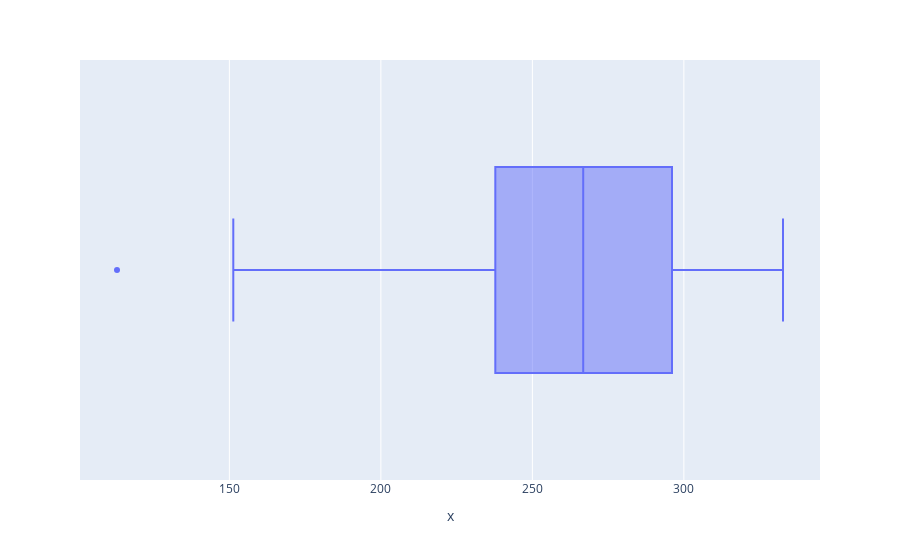
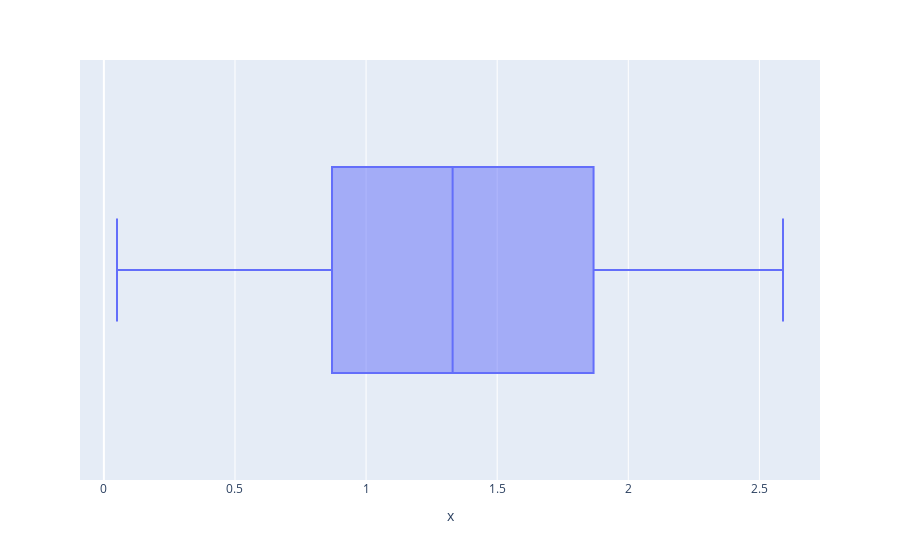

Notebook code for these charts, in order:
### Code cell
sns.set_style("whitegrid")

plt.figure(figsize=(15, 5))
sns.histplot(data.loc[data['PESO_BOMBOM'] < 9.0, 'QTD_CHOC'], bins=30, kde=True)
plt.title('Distribuição de QTD_CHOC quando PESO_BOMBOM é menor que 9 gramas')
plt.xlabel('Quantidade de Chocolate')
plt.ylabel('Frequência')
plt.show()

fig = px.box(data_frame=data, x=data.loc[data['PESO_BOMBOM'] < 9.0, 'QTD_CHOC'])
fig.show()

plt.figure(figsize=(15, 5))
sns.histplot(data.loc[data['PESO_BOMBOM'] < 9.0, 'VAR_1'], bins=30, kde=True)
plt.title('Distribuição de VAR_1 quando PESO_BOMBOM é menor que 9 gramas')
plt.xlabel('VAR_1')
plt.ylabel('Frequência')
plt.show()

fig = px.box(data_frame=data, x=data.loc[data['PESO_BOMBOM'] < 9.0, 'VAR_1'])
fig.show()

### Figure 1 — Plotly figure (JSON) as saved in the notebook; plotly's stock layout.template omitted (floating-point values rounded to 4 significant figures)
{"data": [{"alignmentgroup": "True", "hovertemplate": "x=%{x}<extra></extra>", "legendgroup": "", "marker": {"color": "#636efa"}, "name": "", "notched": false, "offsetgroup": "", "orientation": "h", "showlegend": false, "type": "box", "x": [283.2, 214.4, 279.8, 151.3, 316.4, 320.6, 227.5, 232.4, 288.4, 240.8, 266.8, 234.0, 274.4, 232.1, 231.8, 330.3, 247.7, 307.6, 308.0, 299.7, 310.6, 271.7, 277.4, 297.6, 257.0, 279.0, 247.0, 191.8, 318.0, 295.9, 112.9, 249.4, 170.7, 285.6, 287.5, 272.0, 237.7, 243.7, 291.2, 254.0, 314.4, 301.2, 332.7, 277.7, 233.0, 256.8, 312.0, 245.4, 207.4, 294.6, 233.9, 296.2, 310.7, 236.8, 256.7, 253.3, 311.3, 213.6, 260.7, 194.4, 269.5, 271.9, 229.4, 232.6, 277.5, 199.6, 263.6, 238.1, 327.1, 253.7, 227.4, 250.9, 273.3, 324.8, 293.6, 264.2, 249.0, 275.3, 262.6, 319.3, 245.4, 302.4, 311.1], "x0": " ", "xaxis": "x", "y0": " ", "yaxis": "y"}], "layout": {"boxmode": "group", "legend": {"tracegroupgap": 0}, "margin": {"t": 60}, "xaxis": {"anchor": "y", "domain": [0, 1], "title": {"text": "x"}}, "yaxis": {"anchor": "x", "domain": [0, 1]}}}

### Figure 2 — Plotly figure (JSON) as saved in the notebook; plotly's stock layout.template omitted (floating-point values rounded to 4 significant figures)
{"data": [{"alignmentgroup": "True", "hovertemplate": "x=%{x}<extra></extra>", "legendgroup": "", "marker": {"color": "#636efa"}, "name": "", "notched": false, "offsetgroup": "", "orientation": "h", "showlegend": false, "type": "box", "x": [1.85, 2.32, 1.91, 2.59, 0.79, 0.46, 0.96, 2.43, 1.34, 2.07, 1.53, 1.98, 0.05, 1.9, 1.7, 0.85, 1.16, 1.72, 1.5, 0.67, 0.81, 1.66, 2.01, 0.73, 1.62, 2.53, 1.33, 0.96, 0.31, 0.62, 2.05, 0.24, 1.22, 2.03, 0.53, 0.73, 1.05, 0.9, 0.96, 1.26, 0.86, 0.78, 0.84, 1.24, 1.87, 0.78, 1.12, 0.96, 0.98, 1.52, 1.78, 0.98, 1.47, 1.4, 0.41, 1.06, 1.16, 1.55, 1.73, 2.51, 1.04, 1.69, 1.67, 1.86, 2, 1.76, 1.34, 0.44, 1.23, 2.5, 2.11, 0.79, 1.02, 0.93, 1.21, 2.11, 1.38, 1.97, 2.49, 0.8, 2.1, 2.13, 0.38], "x0": " ", "xaxis": "x", "y0": " ", "yaxis": "y"}], "layout": {"boxmode": "group", "legend": {"tracegroupgap": 0}, "margin": {"t": 60}, "xaxis": {"anchor": "y", "domain": [0, 1], "title": {"text": "x"}}, "yaxis": {"anchor": "x", "domain": [0, 1]}}}
